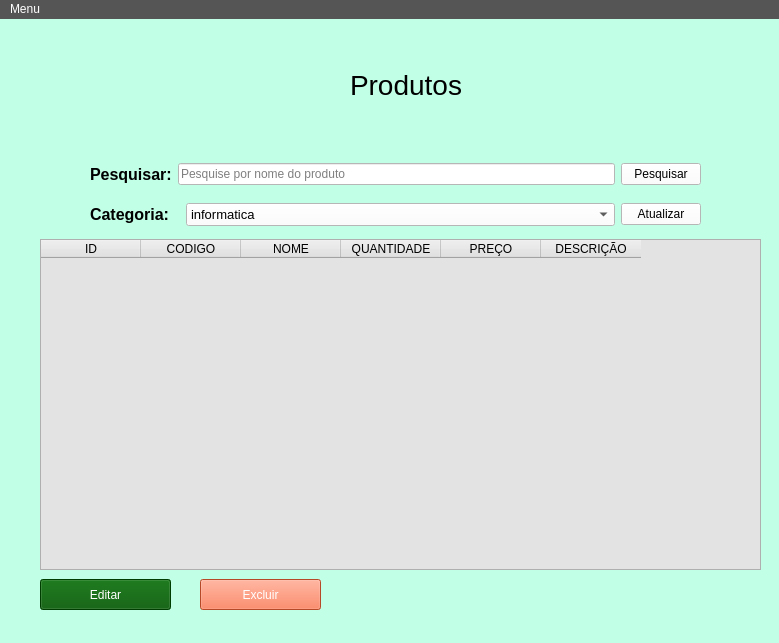
<?xml version="1.0" encoding="UTF-8"?>
<ui version="4.0">
 <class>VerProdutos</class>
 <widget class="QMainWindow" name="VerProdutos">
  <property name="geometry">
   <rect>
    <x>0</x>
    <y>0</y>
    <width>779</width>
    <height>643</height>
   </rect>
  </property>
  <property name="windowTitle">
   <string>Lista de Produtos</string>
  </property>
  <property name="styleSheet">
   <string notr="true">background-color: rgb(193, 255, 230);</string>
  </property>
  <widget class="QWidget" name="centralwidget">
   <widget class="QLabel" name="lbTitulo">
    <property name="geometry">
     <rect>
      <x>350</x>
      <y>50</y>
      <width>121</width>
      <height>31</height>
     </rect>
    </property>
    <property name="font">
     <font>
      <pointsize>21</pointsize>
      <weight>50</weight>
      <italic>false</italic>
      <bold>false</bold>
     </font>
    </property>
    <property name="styleSheet">
     <string notr="true">font:&quot;Segoe UI&quot;;</string>
    </property>
    <property name="text">
     <string>Produtos</string>
    </property>
   </widget>
   <widget class="QLabel" name="lbResposta">
    <property name="geometry">
     <rect>
      <x>140</x>
      <y>450</y>
      <width>341</width>
      <height>20</height>
     </rect>
    </property>
    <property name="styleSheet">
     <string notr="true">color: rgb(4, 4, 4);
font: 75 11pt &quot;MS Shell Dlg 2&quot;;</string>
    </property>
    <property name="text">
     <string/>
    </property>
    <property name="alignment">
     <set>Qt::AlignCenter</set>
    </property>
   </widget>
   <widget class="QTableWidget" name="tableWidget">
    <property name="geometry">
     <rect>
      <x>40</x>
      <y>220</y>
      <width>721</width>
      <height>331</height>
     </rect>
    </property>
    <property name="styleSheet">
     <string notr="true">font: 75 10pt &quot;MS Shell Dlg 2&quot;;
background-color: rgb(227, 227, 227);
</string>
    </property>
    <property name="lineWidth">
     <number>1</number>
    </property>
    <attribute name="horizontalHeaderMinimumSectionSize">
     <number>39</number>
    </attribute>
    <column>
     <property name="text">
      <string>ID</string>
     </property>
    </column>
    <column>
     <property name="text">
      <string>CODIGO</string>
     </property>
    </column>
    <column>
     <property name="text">
      <string>NOME</string>
     </property>
    </column>
    <column>
     <property name="text">
      <string>QUANTIDADE</string>
     </property>
    </column>
    <column>
     <property name="text">
      <string>PREÇO</string>
     </property>
    </column>
    <column>
     <property name="text">
      <string>DESCRIÇÃO</string>
     </property>
    </column>
   </widget>
   <widget class="QWidget" name="horizontalLayoutWidget">
    <property name="geometry">
     <rect>
      <x>90</x>
      <y>180</y>
      <width>611</width>
      <height>31</height>
     </rect>
    </property>
    <layout class="QHBoxLayout" name="horizontalLayout">
     <item>
      <widget class="QLabel" name="lbCategoria">
       <property name="maximumSize">
        <size>
         <width>90</width>
         <height>16777215</height>
        </size>
       </property>
       <property name="font">
        <font>
         <pointsize>12</pointsize>
         <weight>75</weight>
         <bold>true</bold>
        </font>
       </property>
       <property name="text">
        <string>Categoria:</string>
       </property>
      </widget>
     </item>
     <item>
      <widget class="QComboBox" name="cbCategoria">
       <property name="maximumSize">
        <size>
         <width>10000000</width>
         <height>16777215</height>
        </size>
       </property>
       <property name="font">
        <font>
         <family>MS Shell Dlg 2</family>
         <pointsize>10</pointsize>
         <weight>9</weight>
         <italic>false</italic>
         <bold>false</bold>
        </font>
       </property>
       <property name="styleSheet">
        <string notr="true">background-color: rgb(255, 255, 255);
font: 75 10pt &quot;MS Shell Dlg 2&quot;;</string>
       </property>
       <item>
        <property name="text">
         <string>informatica</string>
        </property>
       </item>
       <item>
        <property name="text">
         <string>Bebidas</string>
        </property>
       </item>
       <item>
        <property name="text">
         <string>Congelados</string>
        </property>
       </item>
       <item>
        <property name="text">
         <string>Utilidades</string>
        </property>
       </item>
       <item>
        <property name="text">
         <string>Frutas</string>
        </property>
       </item>
      </widget>
     </item>
     <item>
      <widget class="QPushButton" name="btnAtualizar">
       <property name="maximumSize">
        <size>
         <width>80</width>
         <height>16777215</height>
        </size>
       </property>
       <property name="styleSheet">
        <string notr="true">font: 10pt &quot;MS Shell Dlg 2&quot;;
background-color: rgb(255, 255, 255);
color: rgb(0, 0, 0);</string>
       </property>
       <property name="text">
        <string>Atualizar</string>
       </property>
      </widget>
     </item>
    </layout>
   </widget>
   <widget class="QWidget" name="horizontalLayoutWidget_2">
    <property name="geometry">
     <rect>
      <x>90</x>
      <y>140</y>
      <width>611</width>
      <height>31</height>
     </rect>
    </property>
    <layout class="QHBoxLayout" name="horizontalLayout_2">
     <item>
      <widget class="QLabel" name="lbPesquisar">
       <property name="maximumSize">
        <size>
         <width>100</width>
         <height>16777215</height>
        </size>
       </property>
       <property name="font">
        <font>
         <pointsize>12</pointsize>
         <weight>75</weight>
         <bold>true</bold>
        </font>
       </property>
       <property name="text">
        <string>Pesquisar:</string>
       </property>
      </widget>
     </item>
     <item>
      <widget class="QLineEdit" name="inputPesquisa">
       <property name="maximumSize">
        <size>
         <width>450</width>
         <height>16777215</height>
        </size>
       </property>
       <property name="styleSheet">
        <string notr="true">background-color: rgb(255, 255, 255);
font: 10pt &quot;MS Shell Dlg 2&quot;;</string>
       </property>
       <property name="text">
        <string/>
       </property>
       <property name="placeholderText">
        <string>Pesquise por nome do produto</string>
       </property>
      </widget>
     </item>
     <item>
      <widget class="QPushButton" name="btnPesquisar">
       <property name="maximumSize">
        <size>
         <width>80</width>
         <height>16777215</height>
        </size>
       </property>
       <property name="styleSheet">
        <string notr="true">font: 10pt &quot;MS Shell Dlg 2&quot;;
background-color: rgb(255, 255, 255);
color: rgb(0, 0, 0);</string>
       </property>
       <property name="text">
        <string>Pesquisar</string>
       </property>
      </widget>
     </item>
    </layout>
   </widget>
   <widget class="QPushButton" name="btnExcluir">
    <property name="geometry">
     <rect>
      <x>200</x>
      <y>560</y>
      <width>121</width>
      <height>31</height>
     </rect>
    </property>
    <property name="maximumSize">
     <size>
      <width>200</width>
      <height>16777215</height>
     </size>
    </property>
    <property name="styleSheet">
     <string notr="true">font: 10pt &quot;MS Shell Dlg 2&quot;;
background-color: rgb(255, 102, 56);
color: rgb(255, 255, 255);</string>
    </property>
    <property name="text">
     <string>Excluir</string>
    </property>
   </widget>
   <widget class="QPushButton" name="btnEditar">
    <property name="geometry">
     <rect>
      <x>40</x>
      <y>560</y>
      <width>131</width>
      <height>31</height>
     </rect>
    </property>
    <property name="maximumSize">
     <size>
      <width>200</width>
      <height>16777215</height>
     </size>
    </property>
    <property name="styleSheet">
     <string notr="true">font: 10pt &quot;MS Shell Dlg 2&quot;;
background-color: rgb(0, 85, 0);
color: rgb(255, 255, 255);</string>
    </property>
    <property name="text">
     <string>Editar</string>
    </property>
   </widget>
  </widget>
  <widget class="QMenuBar" name="menuBar">
   <property name="geometry">
    <rect>
     <x>0</x>
     <y>0</y>
     <width>779</width>
     <height>22</height>
    </rect>
   </property>
   <property name="styleSheet">
    <string notr="true">background-color: rgb(85, 85, 85);
color: rgb(255, 255, 255);
font: 75 10pt &quot;MS Shell Dlg 2&quot;;
selection-color: rgb(123, 255, 138);
selection-background-color: rgb(12, 12, 12);</string>
   </property>
   <widget class="QMenu" name="menuHome">
    <property name="title">
     <string>Menu</string>
    </property>
    <addaction name="actionTelaPrincipal"/>
   </widget>
   <addaction name="menuHome"/>
  </widget>
  <action name="actionCadastrar">
   <property name="text">
    <string>Cadastrar</string>
   </property>
  </action>
  <action name="actionVisualizar">
   <property name="text">
    <string>Visualizar</string>
   </property>
  </action>
  <action name="actionTelaPrincipal">
   <property name="text">
    <string>Tela Inicial</string>
   </property>
  </action>
 </widget>
 <resources/>
 <connections/>
</ui>
